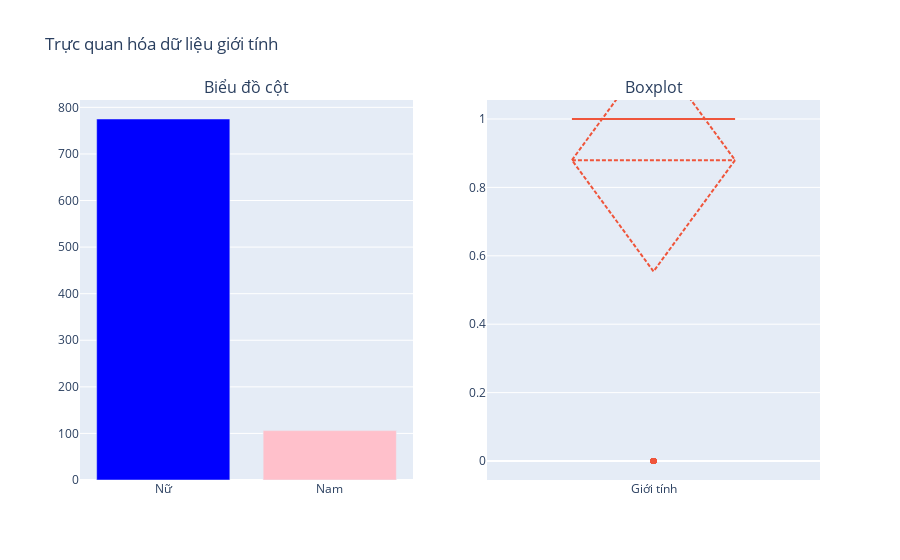

Notebook code cell kept with this figure:
### Code cell
from plotly.subplots import make_subplots
df_visualize = df.copy()
# Tạo biểu đồ cột phân bố số lượng sinh viên theo giới tính
sex_counts = df_visualize['Sex'].value_counts()
sex_labels = {0: 'Nam', 1: 'Nữ'}
sex_counts.index = sex_counts.index.map(sex_labels)

bar_fig = go.Figure()

bar_fig.add_trace(go.Bar(
    x=sex_counts.index,
    y=sex_counts.values,
    name='Số lượng sinh viên',
    marker_color=['blue', 'pink']
))

bar_fig.update_layout(
    title='Phân bố số lượng sinh viên theo giới tính',
    xaxis_title='Giới tính',
    yaxis_title='Số lượng sinh viên',
    xaxis=dict(tickvals=[0, 1], ticktext=['Nam', 'Nữ']),
    showlegend=False
)

# Tạo biểu đồ boxplot cho toàn bộ giá trị trong cột 'Sex'
box_fig = go.Figure()

box_fig.add_trace(go.Box(
    y=df_visualize['Sex'],
    name='Giới tính',
    boxmean='sd'
))

box_fig.update_layout(
    title='Boxplot giá trị cột Giới tính',
    yaxis_title='Giới tính',
    yaxis=dict(tickvals=[0, 1], ticktext=['Nam', 'Nữ']),
    showlegend=False
)

# Tạo layout cho hai biểu đồ nằm trong một hàng
from plotly.subplots import make_subplots

fig = make_subplots(rows=1, cols=2, subplot_titles=('Biểu đồ cột', 'Boxplot'))

fig.add_trace(bar_fig.data[0], row=1, col=1)
fig.add_trace(box_fig.data[0], row=1, col=2)

fig.update_layout(
    title_text='Trực quan hóa dữ liệu giới tính',
    showlegend=False
)

fig.show()

### Figure 1 — Plotly figure (JSON) as saved in the notebook; plotly's stock layout.template omitted (floating-point values rounded to 4 significant figures; data arrays with more than 128 entries replaced by an {"elided": "..."} marker saying what was removed)
{"data": [{"marker": {"color": ["blue", "pink"]}, "name": "Số lượng sinh viên", "type": "bar", "x": ["Nữ", "Nam"], "xaxis": "x", "y": [775, 106], "yaxis": "y"}, {"boxmean": "sd", "name": "Giới tính", "type": "box", "xaxis": "x2", "y": {"elided": "881 int values"}, "yaxis": "y2"}], "layout": {"annotations": [{"font": {"size": 16}, "showarrow": false, "text": "Biểu đồ cột", "x": 0.225, "xanchor": "center", "xref": "paper", "y": 1, "yanchor": "bottom", "yref": "paper"}, {"font": {"size": 16}, "showarrow": false, "text": "Boxplot", "x": 0.775, "xanchor": "center", "xref": "paper", "y": 1, "yanchor": "bottom", "yref": "paper"}], "showlegend": false, "title": {"text": "Trực quan hóa dữ liệu giới tính"}, "xaxis": {"anchor": "y", "domain": [0, 0.45]}, "xaxis2": {"anchor": "y2", "domain": [0.55, 1]}, "yaxis": {"anchor": "x", "domain": [0, 1]}, "yaxis2": {"anchor": "x2", "domain": [0, 1]}}}
